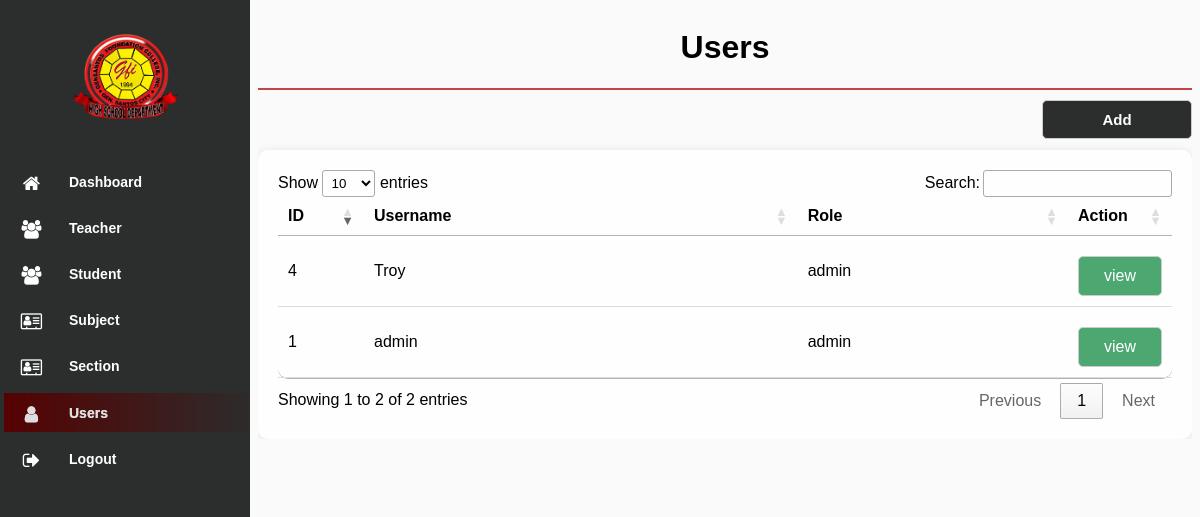
Before: /modules/user/index.php (signed in) with the older database file.
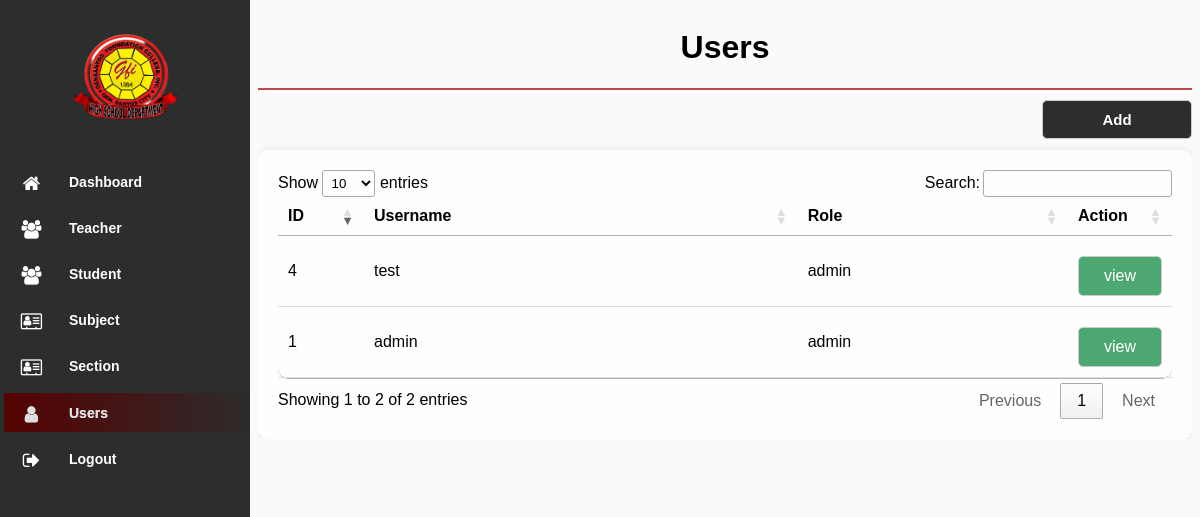
After: the same page with the newer database file.
### tables this page shows
CREATE TABLE `user` (
  `id` int(11) NOT NULL,
  `username` varchar(255) NOT NULL,
  `password` varchar(255) NOT NULL,
  `role` varchar(255) NOT NULL,
  `del_status` varchar(55) NOT NULL
);

### modules/user/index.php (the view, shortened to what this page needs)
<!DOCTYPE html>
<html lang="en">
<head>
<?php
$page = 'Users';
include "../../navbar.php";
include "../../db_conn.php";
 ?>
    <link rel="stylesheet" type="text/css" href="../../assets/css/font-awesome-4.7.0/css/menu.css">
    <link rel="stylesheet" type="text/css" href="../../assets/css/font-awesome-4.7.0/css/style.css">
    <link rel="stylesheet" type="text/css" href="../../assets/css/font-awesome-4.7.0/css/font-awesome.min.css"
        rel="stylesheet">
    <link rel="stylesheet" href="https://cdn.datatables.net/1.13.7/css/jquery.dataTables.min.css">
</head>
<body>
        <div class="content">
            <div class="header">
                <h1><?php if ($page) {echo $page;} ?></h1>
            </div>
            <div class="search-box">
                <a href="./add.php"><button>Add</button></a>
            </div>
            <div class="table_wrap">
            <table id="example" class="data list">
                <thead>
                    <th style="width: 50px;">ID</th>
                    <th>Username</th>
                    <th>Role</th>
                    <th style="width: 55px;">Action</th>
                </thead>
                <?php
        $squery =  mysqli_query($conn, "SELECT * from user where del_status != 'deleted' ");
         while ($row = mysqli_fetch_array($squery)) {
        ?>
                <tr class="table-row">
                    <td><?php echo $row['id'] ?></td>
                    <td><?php echo $row['username'] ?></td>
                    <td><?php echo $row['role'] ?></td>
                    <td>
                        <a class="view" href="edit.php?id=<?php echo $row['id'] ?>">
                        view
                        </a>
                    </td>
                </tr>
                <?php }?>
            </table>
            </div>
    </div>
</body>
</html>

Changed rows visible on the page:
changed user id 4: username "Troy" → "test"
